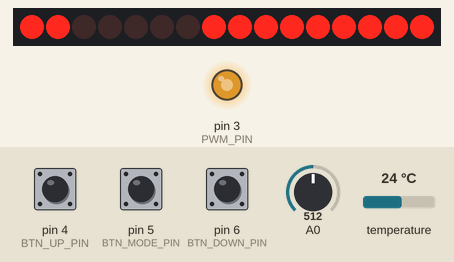
Simulated run of this sketch. Board: Arduino Uno, built with avr-gcc and run on an emulated ATmega328P. On the bench: 16 port-expander outputs drawn as a row of LEDs (first output left, lit = HIGH), output pins drawn as LEDs (lit = HIGH). Wiring (inferred from the names in the program): MCP23017 port expander at I2C address 0x20. Wiring (inferred from the signals the program sends): row of LEDs: on Q0, Q1, Q2, Q3, Q4, Q5, Q6, Q7, Q8, Q9, Q10, Q11, Q12, Q13, Q14, Q15. The test bench sets the inputs (shaded band); at power-on: pin 5 (BTN_MODE_PIN) HIGH, pin 4 (BTN_UP_PIN) HIGH, A0 = 512, pin 6 (BTN_DOWN_PIN) HIGH, temperature 24 °C. The local clock reads 2024-03-15 10:24:30 at power-on unless the sketch sets it.

Above: at 1.6 s.
1.7 s: pin 5 (BTN_MODE_PIN) pulled LOW for 3.2 s
At 5.4 s:
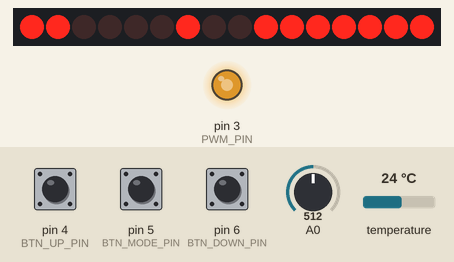
6.4 s: pin 4 (BTN_UP_PIN) pulled LOW for 3.2 s
At 7.6 s:
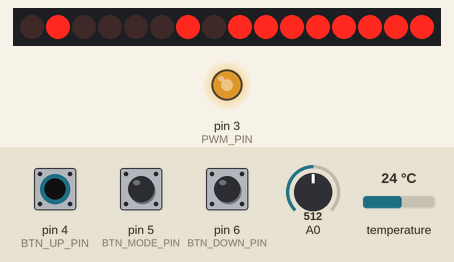
11.1 s: pin 5 (BTN_MODE_PIN) pulled LOW for 0.15 s
At 11.9 s:
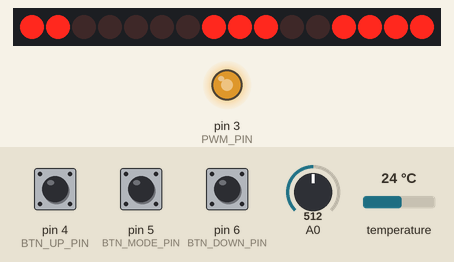
14.2 s: A0 set to 33
16.0 s: A0 set to 27
At 22.4 s:
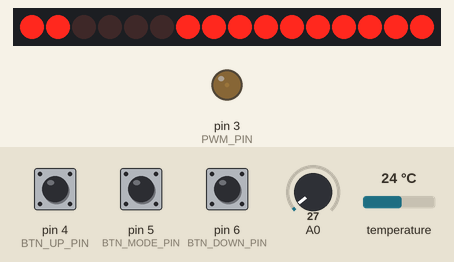
Timing chart, 0 to 23.9 s (numbered marks = the images above; inputs shaded):
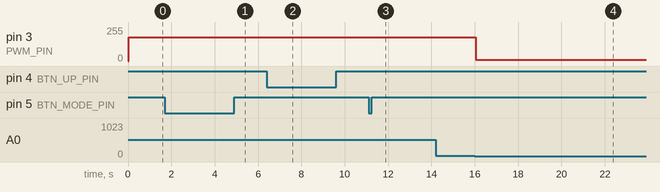

Measured:
- the behaviour switches between 32 and 31 on A0 (found by bisection; images 3 and 4)
- after the input at 16.0 s, pin 3 (PWM_PIN): 180/255 → 10/255 at once

The sketch:

main.ino
```cpp
#include <Wire.h>
#include "DS1307.h"

//Clear Bit
#ifndef cbi
  #define cbi(sfr, bit) (_SFR_BYTE(sfr) &= ~_BV(bit))
#endif
//Set Bit
#ifndef sbi
  #define sbi(sfr, bit) (_SFR_BYTE(sfr) |= _BV(bit))
#endif

//#define DEBUG 1;

/**
 * Номер пина для импульсного питания
 * PWM arduino pin. Needed for generating 170v
 */
const byte PWM_PIN = 3;
/**
 * Пин к которому подключена кнопка режимов
 * pins for clock buttons
 */
const byte BTN_MODE_PIN = 5;  //MODE button
const byte BTN_UP_PIN = 4;    //UP button
const byte BTN_DOWN_PIN = 6;  //DONW button


/**
 * минимальный Duty Cycle
 * minimal duty cycle for PWM
 */
const byte PWM_MIN_VAL = 10;
/**
 * максимальный Duty Cycle
 * maximal duty cycle for PWM
 */
const byte PWM_MAX_VAL = 180;
/**
 * Текущее значение Duty Cycle 0 - 255
 * Store current duty cycle value
 */
volatile byte pwm_val = PWM_MIN_VAL;

/**
 * Время между нажатиями кнопок
 * Time to wait between button presses
 */
const byte BTN_PAUSE_TIME = 500;
/**
 * время когда была нажата кнопка, нужно для задержки между нажатиями
 * contains millis() when last time button was pressed
 */
unsigned long buttonReadTime = 0;

//I2C address MCP23017
const byte MCP_ADDR = 0x20;
//Port А and B registers at MCP23017
const byte MCP_GPIOA = 0x12;
const byte MCP_GPIOB = 0x13;


/**
 * количество знаков (ламп)
 * amount of digits (lamps) at device
 */
const byte DIGITS_COUNT = 6;
/**
 * числа для отображения
 * digit values for all lamps
 */
byte timeDisp[DIGITS_COUNT];
/**
 * какие цифры должны мигать + 8-й бит: включены лампы или нет
 * set bits to 1 for digits that might blink, 8th bit to store current blink state
 * if blinkMask = 0 - don't blink
 */
byte blinkMask = 0;
/**
 * номер знака (лампы) для отображения
 * at each moment of time we switch on only 1 lamp. this stores it index
 */
byte digit = 0;

/**
 * wait this time before show anything to stabilize 170v power line
 */
const int POWER_SETUP_TIME = 1000;
/**
 * время без нажатий кнопок для сброса режима в дефолтный
 * if mode was changed and you don't touch buttons switch to default mode (show time) after amount of millis
 */
const int MODE_RESET_TIME = 5000;

/**
 * Different task timers
 */
const byte TIMERS_COUNT = 4;
const unsigned int TM_POW = 50; //ХХ миллисекунд подгоняем высокое напряжение
const unsigned int TM_BTN = 60; //Проверка кнопок каждые ХХ миллисекунд
const unsigned int TM_1s = 1000;  //1 секунда
const unsigned int TM_BLINK = 500;  //частота мигания ламп в режиме изменения
//сохраняем последнее время выполнения действия
unsigned long timers[TIMERS_COUNT];
//вызывать события для таймеров через .. миллисекунд
const unsigned int TIMER_COUNTS[TIMERS_COUNT] = {TM_POW, TM_BTN, TM_1s, TM_BLINK};
//часы реального времени
DS1307 clock;

//режим отображения
const byte MODES_COUNT = 9; //количество режимов

const byte MODE_TIME = 1; //время
const byte MODE_DATE = 2; //дата
const byte MODE_TEMP = 3; //температура
const byte MODE_CHANGE_S = 10; //изменяем секунды
const byte MODE_CHANGE_M = 11; //изменяем минуты
const byte MODE_CHANGE_H = 12; //изменяем часы
const byte MODE_CHANGE_y = 13; //изменяем год
const byte MODE_CHANGE_m = 14; //изменяем месяц
const byte MODE_CHANGE_d = 15; //изменяем день

const byte MODES[MODES_COUNT] = {MODE_TIME, MODE_DATE, MODE_TEMP, MODE_CHANGE_S, MODE_CHANGE_M, MODE_CHANGE_H, MODE_CHANGE_y, MODE_CHANGE_m, MODE_CHANGE_d};
volatile byte mode = 0; //текущий режим

void setup() {
#ifdef DEBUG
  Serial.begin(9600);
#endif

  initPWM();
  initButtons();
  initClock();
  initMCP();

  //theTime();
}

void loop() {
  //первые секунды стабилизируем высокое напряжение
  if(millis() < POWER_SETUP_TIME){
    adjustPower();
  }else{
    updateDisplay();
  }
  //сбрасываем режим в дефолтный
  if(MODES[mode] != MODE_TIME && millis() - buttonReadTime > MODE_RESET_TIME){
    mode = 0;
    blinkMask = 0;
  }
  int t;
  for(t = 0; t < TIMERS_COUNT; t++){
    if(abs(millis() - timers[t]) >= TIMER_COUNTS[t]){
      switch(TIMER_COUNTS[t]){
        case TM_POW:
          if(millis() > POWER_SETUP_TIME){
            adjustPower();
          }
        break;
        case TM_BTN:
          //считываем кнопки
          readButtons();
        break;
        case TM_BLINK:
            //меняем восьмой бит мигания (смена включения\выключения знаков)
            if(blinkMask > 0){
              blinkMask ^= (1 << 7);
            }
        break;
        //выполняем каждую секунду
        case TM_1s:
          //обновляем время только когда включен режим показа времени
          if(MODES[mode] == MODE_TIME){
            updateDigits();
          }
        break;
      }
      timers[t] = millis();
    }
  }
}

void updateDigits(){
  if(MODES[mode] == MODE_TIME || MODES[mode] == MODE_CHANGE_S){
    showTime();
  }else if(MODES[mode] == MODE_DATE || MODES[mode] == MODE_CHANGE_y){
    showDate();
  }else if(MODES[mode] == MODE_TEMP){
    showTemp();
  }
}

void initMCP(){
  Wire.begin();
  Wire.beginTransmission(MCP_ADDR);
  Wire.write((byte)0x00); // IODIRA register
  Wire.write((byte)0x00); // set all of bank A to outputs
  Wire.write((byte)0x00); // set all of bank B to outputs
  Wire.endTransmission();
}

void initButtons(){
  pinMode(BTN_MODE_PIN, INPUT_PULLUP);
  pinMode(BTN_UP_PIN, INPUT_PULLUP);
  pinMode(BTN_DOWN_PIN, INPUT_PULLUP);
}

void initPWM(){
  pinMode(PWM_PIN, OUTPUT);

  //включаем таймер
  sbi(TCCR2A,COM2A1); //Clear OC2A on Compare Match, set OC2A at BOTTOM (non-inverting mode)
  cbi(TCCR2A,COM2A0);
  sbi(TCCR2A,COM2B1);
  cbi(TCCR2A,COM2B0);

  //Счетчик до 255 получаем 31.25 kHz при 8MHz кварце Fast PWM
  cbi(TCCR2B,WGM22);
  sbi(TCCR2A,WGM21);
  sbi(TCCR2A,WGM20);

  cbi(TCCR2B,FOC2A);
  cbi(TCCR2B,FOC2B);

  //Частота без делителя 8 MHz для 3v3
  cbi(TCCR2B,CS22);
  cbi(TCCR2B,CS21);
  sbi(TCCR2B,CS20);

  OCR2B = pwm_val;
}

void initClock(){
  clock.begin();
#ifdef DEBUG
  debugTime();
#endif
}


#ifdef DEBUG
void debugTime(){
  clock.getTime();
  Serial.print(clock.hour, DEC);
  Serial.print(":");
  Serial.print(clock.minute, DEC);
  Serial.print(":");
  Serial.print(clock.second, DEC);

  Serial.print("  ");

  Serial.print(clock.dayOfMonth, DEC);
  Serial.print("/");
  Serial.print(clock.month, DEC);
  Serial.print("/");
  Serial.println(clock.year + 2000, DEC);
}
#endif

//Вносим в буфер текущее время
void showTime(){
  clock.getTime();
  timeDisp[5] = clock.hour / 10;
  timeDisp[4] = clock.hour % 10;

  timeDisp[3] = clock.minute / 10;
  timeDisp[2] = clock.minute % 10;

  timeDisp[1] = clock.second / 10;
  timeDisp[0] = clock.second % 10;
}

//Вносим в буфер текущую дату
void showDate(){
  clock.getTime();
  timeDisp[5] = clock.dayOfMonth / 10;
  timeDisp[4] = clock.dayOfMonth % 10;

  timeDisp[3] = clock.month / 10;
  timeDisp[2] = clock.month % 10;

  timeDisp[1] = clock.year / 10;
  timeDisp[0] = clock.year % 10;
}

//Вносим в буфер текущую температуру
void showTemp(){
  float fTemp = clock.readTemperature();
  byte temp = (byte)fTemp;
  if(fTemp >= 0.5){
    temp++;
  }
#ifdef DEBUG
  Serial.print(fTemp);
  Serial.print(": ");
  Serial.println(temp);
#endif
  timeDisp[5] = 0;
  timeDisp[4] = 0;

  timeDisp[3] = temp / 10;
  timeDisp[2] = temp % 10;

  timeDisp[1] = 0;
  timeDisp[0] = 0;
}

//Select tube and display right number
void updateDisplay(){
  //go to next digit
  digit++;
  if(digit > DIGITS_COUNT){
    digit = 0;
  }

  //Если цифра моргает и выключена
  if(((blinkMask >> digit) & 1) == 1 && ((blinkMask >> 7) & 1) == 0){
    return;
  }

  //исправляем косяк на плате, неправильно разведены цыфры
  byte num = (11 - timeDisp[digit])%10;

  byte pa = 0;
  byte pb = 1 << (digit + 2); //выбираем лампу
  //0..7 на порту А
  if(num <= 7){
    pa = 1 << num;
  }else{//8..9 на порту B
    pb |= 1 << (num - 8);
  }

  //отключаем все, разряжаем транзисторы
  //иначе видно сразу несколько цифр на лампе!
  Wire.beginTransmission(MCP_ADDR);
  Wire.write(MCP_GPIOA);
  Wire.write(0);
  Wire.write(0);
  Wire.endTransmission();

  //отправляем на MCP
  Wire.beginTransmission(MCP_ADDR);
  Wire.write(MCP_GPIOA);
  Wire.write(pa);
  Wire.write(pb);
  Wire.endTransmission();
}

void adjustPower(){
  int val = analogRead(A0);
  float voltage = (val  * 3.30) / 1023.0;

  if(voltage < 1.70){
    if(pwm_val < PWM_MAX_VAL){
      pwm_val++;
    }else{
      pwm_val = PWM_MAX_VAL;
    }
  }else if(voltage > 1.75){
    if(pwm_val > PWM_MIN_VAL){
      pwm_val--;
    }else{
      pwm_val = PWM_MIN_VAL;
    }
  }

  //если нет напряжения на A0 значит что-то не то, не повышаем PWM
  if(voltage < 0.1 && pwm_val > PWM_MIN_VAL){
    pwm_val = PWM_MIN_VAL;
  }

  OCR2B = pwm_val;

/*
  Serial.print("ADC value: ");Serial.println(val);
  Serial.print("Voltage: ");Serial.println(voltage);
  Serial.print("PWM value: ");Serial.println(pwm_val);
  delay(100);
*/
}

void readButtons(){
  if(millis() - buttonReadTime < BTN_PAUSE_TIME){
    return;
  }
  if(digitalRead(BTN_MODE_PIN) == LOW){
    onModeButton();
    buttonReadTime = millis();
  }else if(digitalRead(BTN_UP_PIN) == LOW){
    onUpDownButton(true);
    buttonReadTime = millis();
  }else if(digitalRead(BTN_DOWN_PIN) == LOW){
    onUpDownButton(false);
    buttonReadTime = millis();
  }
}

void onModeButton(){
  //установили время
  if(MODES[mode] == MODE_CHANGE_H){
    setTime();
  //установили дату, сохраняем
  }else if(MODES[mode] == MODE_CHANGE_d){
    setDate();
#ifdef DEBUG
    debugTime();
#endif
  }
  mode++;
  if(mode == MODES_COUNT){
    mode = 0;
  }

#ifdef DEBUG
  Serial.print("MODE: ");
  Serial.println(mode);
#endif

  if(MODES[mode] == MODE_CHANGE_S || MODES[mode] == MODE_CHANGE_y){
    blinkMask = 0b10000011;
  }else if(MODES[mode] == MODE_CHANGE_M || MODES[mode] == MODE_CHANGE_m){
    blinkMask = 0b10001100;
  }else if(MODES[mode] == MODE_CHANGE_H || MODES[mode] == MODE_CHANGE_d){
    blinkMask = 0b10110000;
  }else{
    blinkMask = 0;
  }

  updateDigits();
}

void onUpDownButton(bool up){
  if(blinkMask == 0) return;
  byte d = 0;   //digit to change
  byte mn = 0;   //minimum
  byte mx = 59;  //maximum
  if(MODES[mode] == MODE_CHANGE_M){
    d = 2;
  }else if(MODES[mode] == MODE_CHANGE_H){
    d = 4;
    mx = 23;
  }else if(MODES[mode] == MODE_CHANGE_d){
    d = 4;
    mn = 1;
    mx = 31;
  }else if(MODES[mode] == MODE_CHANGE_m){
    d = 2;
    mn = 1;
    mx = 12;
  }else if(MODES[mode] == MODE_CHANGE_y){
    mx = 99;
  }

  //если переходим вверх или вниз, то скидываем значение
  byte num = timeDisp[d + 1] * 10 + timeDisp[d];
  if(up && num >= mx){
    timeDisp[d] = mn % 10;
    timeDisp[d + 1] = mn / 10;
  }else if(!up && num <= mn){
    timeDisp[d] = mx % 10;
    timeDisp[d + 1] = mx / 10;
  }else{  //иначе просто увеличиваем
    timeDisp[d] += (up?1:-1);

    if(timeDisp[d] == 255){
      timeDisp[d] = 9;
      timeDisp[d + 1]--;
    }else if(timeDisp[d] > 9){
      timeDisp[d] = 0;
      timeDisp[d + 1]++;
    }
  }
}

void setTime(){
  clock.fillByHMS(
    timeDisp[5] * 10 + timeDisp[4],
    timeDisp[3] * 10 + timeDisp[2],
    timeDisp[1] * 10 + timeDisp[0]
  );
  clock.setTime();
}

void setDate(){
  clock.fillByYMD(
    timeDisp[1] * 10 + timeDisp[0],
    timeDisp[3] * 10 + timeDisp[2],
    timeDisp[5] * 10 + timeDisp[4]
  );
  clock.setTime();
}


//Setup time from PC to DS1307 chip
char compileTime[] = __TIME__;
void theTime(){
  byte hour = getInt(compileTime, 0);
  byte minute = getInt(compileTime, 3);
  byte second = getInt(compileTime, 6) + 15;  //compensate time between compile and upload to arduino
  clock.fillByYMD(16,8,22);
  clock.fillByHMS(hour, minute, second);
  clock.setTime();
}
char getInt(const char* string, int startIndex) {
  return int(string[startIndex] - '0') * 10 + int(string[startIndex+1]) - '0';
}
```
